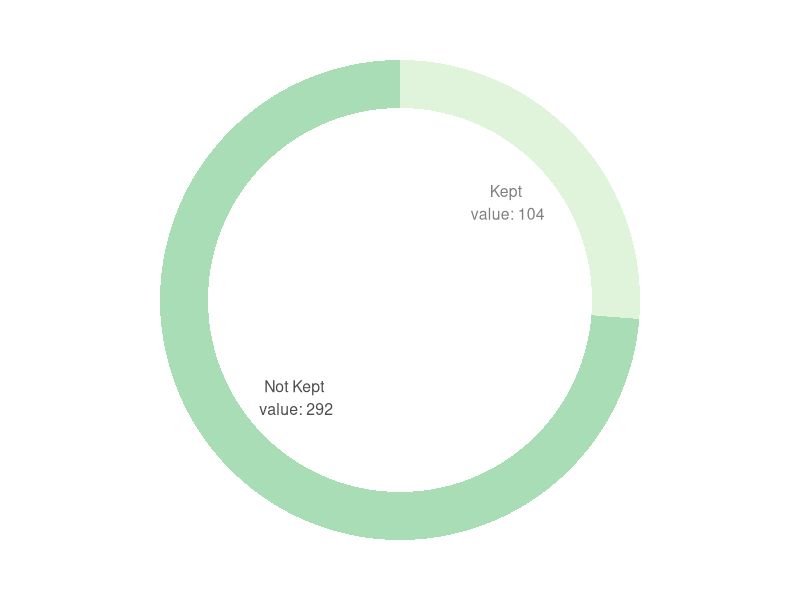

The R source for this figure:
## ---- chunk 1
#| echo: false
Patients <- 396
kept <- 104
not_kept <- (Patients - kept)

#make a pie chart using code from https://r-graph-gallery.com/128-ring-or-donut-plot.html

data<-data.frame(Group = c("Kept", "Not Kept"), count = c(kept, not_kept))
#compute percentages
data$percentage<- 100*(data$count/sum(data$count))
#compute the cumulative percentages (top of each rectange)

data$ymax = cumsum(data$percentage)

#compute the bottom of each rectange, uses the top value from the row above. 

data$ymin = c(0, head(data$ymax, n = -1))

# Compute label position, put in the middle of each bar
data$labelPosition <- (data$ymax + data$ymin) / 2

# Compute a good label
data$label <- paste0(data$Group, "\n value: ", data$count)


library(ggplot2)
ggplot(data, aes(ymax=ymax, ymin=ymin, xmax=4, xmin=3, fill=Group)) +
  geom_rect() +
  geom_text( x=2, aes(y=labelPosition, label=label, color=Group), size=4) + # x here controls label position (inner / outer)
  scale_fill_brewer(palette=4) +
  scale_color_grey(start=.5, end = .3) +
  coord_polar(theta="y") +
  xlim(c(-1, 4)) +
  theme_void() +
  theme(legend.position = "none")


## ---- chunk 2
#| echo: false
#| warning: false
#| message: false

library(kableExtra)
library(tidyr)
library(knitr)
library(dplyr)
library(broom)

N <- 396
#of the 396 patients identified w/ the inclusion critieria, 104 had follow-up LBTs.
n <- 104

#patients that took a 4 week herbal treatment course
nherbal <- 37
nherbal_remission <- 17
nherbal_percent <- (round(nherbal_remission/nherbal,4)*100)

#patients that took a 4 week 1200mg course of rifaximin

nrifaximin <- 67
nrifax_remission <- 23
nrifax_percent<- (round(nrifax_remission/nrifaximin, 4)*100)

#make crosstabs table

remission_rates<- data.frame(Treatment = c("Rifaximin", "Herbal"), n = c(nrifaximin, nherbal), Remission = c(nrifax_remission, nherbal_remission), 
                             Percentage_Responders = c(nrifax_percent, nherbal_percent))

remission_rates$No_Response <- c((nrifaximin- nrifax_remission), (nherbal- nherbal_remission))

remission_rates<- remission_rates |>
  select(Treatment,Remission, No_Response, n, Percentage_Responders)

remission_rates2 <- remission_rates|>
  select(Treatment,Remission, No_Response, Percentage_Responders)

remission_rates2|>
  kable(format = "html", caption = "Remission Rates for Sibo Treatments")


## ---- chunk 3
#| echo: false
row_labels <- c("Rifaximin", "Herbal")
col_labels <- c("Remission", "Non-Responder")

tab <- matrix(c(nrifax_remission, nherbal_remission,
                (nrifaximin - nrifax_remission),(nherbal - nherbal_remission)),
              dimnames = list(row_labels, col_labels), nrow= 2)



# Chi-square test of homogeneity
chi_res <-chisq.test(tab, correct = F)

tidy_chi <- tidy(chi_res)
kable(tidy_chi, caption = "Chi-Square Test Results")

  
## ---- chunk 4
#| echo: false
#| warning: false
#| message: false

p_herbal <- nherbal_percent/100
p_rifax<- nrifax_percent/100

#odds of being a responder on herbal or rifaximin treatments

odds_herbal<- p_herbal/(1-p_herbal)
odds_rifax<- p_rifax/(1-p_rifax)

#odds ratio, herbal to rifaximin

odds_ratio = odds_herbal/odds_rifax


#using Fisher's exact test on the data, since 2x2 contigency table

res<- fisher.test(tab)
herbal_vs_rifax <- 1+ res$estimate


#also do so using epitools, which looks nicer
library(epitools)

or<- oddsratio(tab, method= "fisher")

#make table the other way to get odds of being an herbal responder vs. a Rifaxin responder. 
row_labels2 <- c("Herbal", "Rifaximin")
col_labels2 <- c("Remission", "Non-Responder")

tab2 <- matrix(c(nherbal_remission,nrifax_remission
               ,(nherbal - nherbal_remission),  (nrifaximin - nrifax_remission)),
              dimnames = list(row_labels2, col_labels2), nrow= 2)

or2<-oddsratio(tab2, method ="fisher")

#make nice table
or_kable_measure <- kable(or2$measure, caption = "OR of Responding to Herbal:Rifaximin")
or_kable_measure

or_kable_p.value <- kable(or2$p.value, caption = "OR of Responding to Herbal:Rifaximin")
or_kable_p.value
## ---- chunk 5
#relative risk is prob being a responder in group a/prob being a responder in group b

RR_Herbal <- p_herbal/p_rifax
RR_Herbal

#confidence interval
